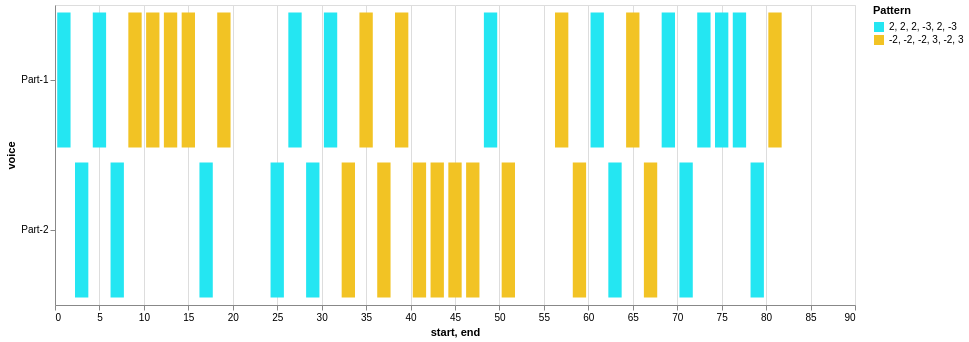

Source (notebook cell):
### Code cell
ngram_heatmap(piece)

### Figure 1 — Vega-Lite specification as saved in the notebook (floating-point values rounded to 4 significant figures)
{"config": {"view": {"continuousWidth": 300, "continuousHeight": 300}}, "data": {"name": "data-acd847e4ea3921098ae181cfc033aaa5"}, "mark": {"type": "bar"}, "encoding": {"color": {"field": "pattern", "legend": {"title": "Pattern"}, "scale": {"domain": ["2, 2, 2, -3, 2, -3", "-2, -2, -2, 3, -2, 3"], "range": ["#24e6f2", "#f2c324"]}, "type": "nominal"}, "opacity": {"condition": {"param": "param_12", "value": 1}, "value": 0.2}, "tooltip": [{"field": "start", "type": "quantitative"}, {"field": "end", "type": "quantitative"}, {"field": "pattern", "type": "nominal"}], "x": {"field": "start", "type": "quantitative"}, "x2": {"field": "end"}, "y": {"field": "voice", "sort": null, "type": "nominal"}}, "height": 300, "params": [{"name": "param_12", "select": {"type": "point", "fields": ["pattern"]}}], "width": 800, "$schema": "https://vega.github.io/schema/vega-lite/v5.16.3.json", "datasets": {"data-acd847e4ea3921098ae181cfc033aaa5": [{"start": 0.25, "voice": "Part-1", "pattern": "2, 2, 2, -3, 2, -3", "end": 1.75, "color": "#24e6f2"}, {"start": 4.25, "voice": "Part-1", "pattern": "2, 2, 2, -3, 2, -3", "end": 5.75, "color": "#24e6f2"}, {"start": 8.25, "voice": "Part-1", "pattern": "-2, -2, -2, 3, -2, 3", "end": 9.75, "color": "#f2c324"}, {"start": 10.25, "voice": "Part-1", "pattern": "-2, -2, -2, 3, -2, 3", "end": 11.75, "color": "#f2c324"}, {"start": 12.25, "voice": "Part-1", "pattern": "-2, -2, -2, 3, -2, 3", "end": 13.75, "color": "#f2c324"}, {"start": 14.25, "voice": "Part-1", "pattern": "-2, -2, -2, 3, -2, 3", "end": 15.75, "color": "#f2c324"}, {"start": 18.25, "voice": "Part-1", "pattern": "-2, -2, -2, 3, -2, 3", "end": 19.75, "color": "#f2c324"}, {"start": 26.25, "voice": "Part-1", "pattern": "2, 2, 2, -3, 2, -3", "end": 27.75, "color": "#24e6f2"}, {"start": 30.25, "voice": "Part-1", "pattern": "2, 2, 2, -3, 2, -3", "end": 31.75, "color": "#24e6f2"}, {"start": 34.25, "voice": "Part-1", "pattern": "-2, -2, -2, 3, -2, 3", "end": 35.75, "color": "#f2c324"}, {"start": 38.25, "voice": "Part-1", "pattern": "-2, -2, -2, 3, -2, 3", "end": 39.75, "color": "#f2c324"}, {"start": 48.25, "voice": "Part-1", "pattern": "2, 2, 2, -3, 2, -3", "end": 49.75, "color": "#24e6f2"}, {"start": 56.25, "voice": "Part-1", "pattern": "-2, -2, -2, 3, -2, 3", "end": 57.75, "color": "#f2c324"}, {"start": 60.25, "voice": "Part-1", "pattern": "2, 2, 2, -3, 2, -3", "end": 61.75, "color": "#24e6f2"}, {"start": 64.25, "voice": "Part-1", "pattern": "-2, -2, -2, 3, -2, 3", "end": 65.75, "color": "#f2c324"}, {"start": 68.25, "voice": "Part-1", "pattern": "2, 2, 2, -3, 2, -3", "end": 69.75, "color": "#24e6f2"}, {"start": 72.25, "voice": "Part-1", "pattern": "2, 2, 2, -3, 2, -3", "end": 73.75, "color": "#24e6f2"}, {"start": 74.25, "voice": "Part-1", "pattern": "2, 2, 2, -3, 2, -3", "end": 75.75, "color": "#24e6f2"}, {"start": 76.25, "voice": "Part-1", "pattern": "2, 2, 2, -3, 2, -3", "end": 77.75, "color": "#24e6f2"}, {"start": 80.25, "voice": "Part-1", "pattern": "-2, -2, -2, 3, -2, 3", "end": 81.75, "color": "#f2c324"}, {"start": 2.25, "voice": "Part-2", "pattern": "2, 2, 2, -3, 2, -3", "end": 3.75, "color": "#24e6f2"}, {"start": 6.25, "voice": "Part-2", "pattern": "2, 2, 2, -3, 2, -3", "end": 7.75, "color": "#24e6f2"}, {"start": 16.25, "voice": "Part-2", "pattern": "2, 2, 2, -3, 2, -3", "end": 17.75, "color": "#24e6f2"}, {"start": 24.25, "voice": "Part-2", "pattern": "2, 2, 2, -3, 2, -3", "end": 25.75, "color": "#24e6f2"}, {"start": 28.25, "voice": "Part-2", "pattern": "2, 2, 2, -3, 2, -3", "end": 29.75, "color": "#24e6f2"}, {"start": 32.25, "voice": "Part-2", "pattern": "-2, -2, -2, 3, -2, 3", "end": 33.75, "color": "#f2c324"}, {"start": 36.25, "voice": "Part-2", "pattern": "-2, -2, -2, 3, -2, 3", "end": 37.75, "color": "#f2c324"}, {"start": 40.25, "voice": "Part-2", "pattern": "-2, -2, -2, 3, -2, 3", "end": 41.75, "color": "#f2c324"}, {"start": 42.25, "voice": "Part-2", "pattern": "-2, -2, -2, 3, -2, 3", "end": 43.75, "color": "#f2c324"}, {"start": 44.25, "voice": "Part-2", "pattern": "-2, -2, -2, 3, -2, 3", "end": 45.75, "color": "#f2c324"}, {"start": 46.25, "voice": "Part-2", "pattern": "-2, -2, -2, 3, -2, 3", "end": 47.75, "color": "#f2c324"}, {"start": 50.25, "voice": "Part-2", "pattern": "-2, -2, -2, 3, -2, 3", "end": 51.75, "color": "#f2c324"}, {"start": 58.25, "voice": "Part-2", "pattern": "-2, -2, -2, 3, -2, 3", "end": 59.75, "color": "#f2c324"}, {"start": 62.25, "voice": "Part-2", "pattern": "2, 2, 2, -3, 2, -3", "end": 63.75, "color": "#24e6f2"}, {"start": 66.25, "voice": "Part-2", "pattern": "-2, -2, -2, 3, -2, 3", "end": 67.75, "color": "#f2c324"}, {"start": 70.25, "voice": "Part-2", "pattern": "2, 2, 2, -3, 2, -3", "end": 71.75, "color": "#24e6f2"}, {"start": 78.25, "voice": "Part-2", "pattern": "2, 2, 2, -3, 2, -3", "end": 79.75, "color": "#24e6f2"}]}}
